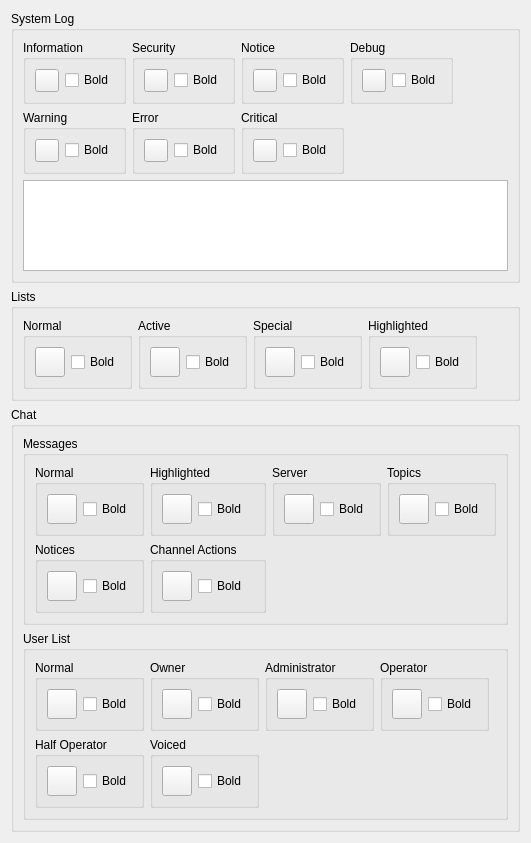
            <widget class="QWidget" name="scrollAreaWidgetContents_3">
             <property name="geometry">
              <rect>
               <x>0</x>
               <y>0</y>
               <width>530</width>
               <height>843</height>
              </rect>
             </property>
             <layout class="QGridLayout" name="gridLayout_5">
              <item row="0" column="0" colspan="2">
               <widget class="QGroupBox" name="groupBoxSystemLog">
                <property name="title">
                 <string>System Log</string>
                </property>
                <layout class="QGridLayout" name="gridLayout_6">
                 <item row="0" column="0">
                  <widget class="QGroupBox" name="groupBox">
                   <property name="title">
                    <string>Information</string>
                   </property>
                   <layout class="QHBoxLayout" name="horizontalLayout_2">
                    <item>
                     <widget class="QToolButton" name="toolButtonColorInformation">
                      <property name="text">
                       <string/>
                      </property>
                     </widget>
                    </item>
                    <item>
                     <widget class="QCheckBox" name="checkBoxInformationBold">
                      <property name="text">
                       <string>Bold</string>
                      </property>
                     </widget>
                    </item>
                   </layout>
                  </widget>
                 </item>
                 <item row="0" column="1">
                  <widget class="QGroupBox" name="groupBox_2">
                   <property name="title">
                    <string>Security</string>
                   </property>
                   <layout class="QHBoxLayout" name="horizontalLayout_3">
                    <item>
                     <widget class="QToolButton" name="toolButtonColorSecurity">
                      <property name="text">
                       <string/>
                      </property>
                     </widget>
                    </item>
                    <item>
                     <widget class="QCheckBox" name="checkBoxSecurityBold">
                      <property name="text">
                       <string>Bold</string>
                      </property>
                     </widget>
                    </item>
                   </layout>
                  </widget>
                 </item>
                 <item row="0" column="2">
                  <widget class="QGroupBox" name="groupBox_3">
                   <property name="title">
                    <string>Notice</string>
                   </property>
                   <layout class="QHBoxLayout" name="horizontalLayout_4">
                    <item>
                     <widget class="QToolButton" name="toolButtonColorNotice">
                      <property name="text">
                       <string/>
                      </property>
                     </widget>
                    </item>
                    <item>
                     <widget class="QCheckBox" name="checkBoxNoticeBold">
                      <property name="text">
                       <string>Bold</string>
                      </property>
                     </widget>
                    </item>
                   </layout>
                  </widget>
                 </item>
                 <item row="1" column="0">
                  <widget class="QGroupBox" name="groupBox_5">
                   <property name="title">
                    <string>Warning</string>
                   </property>
                   <layout class="QHBoxLayout" name="horizontalLayout_6">
                    <item>
                     <widget class="QToolButton" name="toolButtonColorWarning">
                      <property name="text">
                       <string/>
                      </property>
                     </widget>
                    </item>
                    <item>
                     <widget class="QCheckBox" name="checkBoxWarningBold">
                      <property name="text">
                       <string>Bold</string>
                      </property>
                     </widget>
                    </item>
                   </layout>
                  </widget>
                 </item>
                 <item row="1" column="1">
                  <widget class="QGroupBox" name="groupBox_6">
                   <property name="title">
                    <string>Error</string>
                   </property>
                   <layout class="QHBoxLayout" name="horizontalLayout_7">
                    <item>
                     <widget class="QToolButton" name="toolButtonColorError">
                      <property name="text">
                       <string/>
                      </property>
                     </widget>
                    </item>
                    <item>
                     <widget class="QCheckBox" name="checkBoxErrorBold">
                      <property name="text">
                       <string>Bold</string>
                      </property>
                     </widget>
                    </item>
                   </layout>
                  </widget>
                 </item>
                 <item row="1" column="2">
                  <widget class="QGroupBox" name="groupBox_7">
                   <property name="title">
                    <string>Critical</string>
                   </property>
                   <layout class="QHBoxLayout" name="horizontalLayout_8">
                    <item>
                     <widget class="QToolButton" name="toolButtonColorCritical">
                      <property name="text">
                       <string/>
                      </property>
                     </widget>
                    </item>
                    <item>
                     <widget class="QCheckBox" name="checkBoxCriticalBold">
                      <property name="text">
                       <string>Bold</string>
                      </property>
                     </widget>
                    </item>
                   </layout>
                  </widget>
                 </item>
                 <item row="0" column="3">
                  <widget class="QGroupBox" name="groupBox_4">
                   <property name="title">
                    <string>Debug</string>
                   </property>
                   <layout class="QHBoxLayout" name="horizontalLayout_5">
                    <item>
                     <widget class="QToolButton" name="toolButtonColorDebug">
                      <property name="text">
                       <string/>
                      </property>
                     </widget>
                    </item>
                    <item>
                     <widget class="QCheckBox" name="checkBoxDebugBold">
                      <property name="text">
                       <string>Bold</string>
                      </property>
                     </widget>
                    </item>
                   </layout>
                  </widget>
                 </item>
                 <item row="0" column="4">
                  <spacer name="horizontalSpacer">
                   <property name="orientation">
                    <enum>Qt::Horizontal</enum>
                   </property>
                   <property name="sizeHint" stdset="0">
                    <size>
                     <width>40</width>
                     <height>20</height>
                    </size>
                   </property>
                  </spacer>
                 </item>
                 <item row="2" column="0" colspan="5">
                  <widget class="QTextEdit" name="textEditLogPreview">
                   <property name="readOnly">
                    <bool>true</bool>
                   </property>
                  </widget>
                 </item>
                </layout>
               </widget>
              </item>
              <item row="2" column="0">
               <spacer name="verticalSpacer">
                <property name="orientation">
                 <enum>Qt::Vertical</enum>
                </property>
                <property name="sizeHint" stdset="0">
                 <size>
                  <width>20</width>
                  <height>40</height>
                 </size>
                </property>
               </spacer>
              </item>
              <item row="3" column="0" colspan="2">
               <widget class="QGroupBox" name="groupBox_9">
                <property name="title">
                 <string>Lists</string>
                </property>
                <layout class="QHBoxLayout" name="horizontalLayout_12">
                 <item>
                  <widget class="QGroupBox" name="groupBox_12">
                   <property name="title">
                    <string>Normal</string>
                   </property>
                   <layout class="QHBoxLayout" name="horizontalLayout_13">
                    <item>
                     <widget class="QToolButton" name="toolButtonColorListsNormal">
                      <property name="minimumSize">
                       <size>
                        <width>30</width>
                        <height>30</height>
                       </size>
                      </property>
                      <property name="maximumSize">
                       <size>
                        <width>30</width>
                        <height>30</height>
                       </size>
                      </property>
                      <property name="text">
                       <string/>
                      </property>
                     </widget>
                    </item>
                    <item>
                     <widget class="QCheckBox" name="checkBoxBoldListsNormal">
                      <property name="text">
                       <string>Bold</string>
                      </property>
                     </widget>
                    </item>
                   </layout>
                  </widget>
                 </item>
                 <item>
                  <widget class="QGroupBox" name="groupBox_11">
                   <property name="title">
                    <string>Active</string>
                   </property>
                   <layout class="QHBoxLayout" name="horizontalLayout_11">
                    <item>
                     <widget class="QToolButton" name="toolButtonColorListsActive">
                      <property name="minimumSize">
                       <size>
                        <width>30</width>
                        <height>30</height>
                       </size>
                      </property>
                      <property name="maximumSize">
                       <size>
                        <width>30</width>
                        <height>30</height>
                       </size>
                      </property>
                      <property name="text">
                       <string/>
                      </property>
                     </widget>
                    </item>
                    <item>
                     <widget class="QCheckBox" name="checkBoxBoldListsActive">
                      <property name="text">
                       <string>Bold</string>
                      </property>
                     </widget>
                    </item>
                   </layout>
                  </widget>
                 </item>
                 <item>
                  <widget class="QGroupBox" name="groupBox_13">
                   <property name="title">
                    <string>Special</string>
                   </property>
                   <layout class="QHBoxLayout" name="horizontalLayout_9">
                    <item>
                     <widget class="QToolButton" name="toolButtonColorListsSpecial">
                      <property name="minimumSize">
                       <size>
                        <width>30</width>
                        <height>30</height>
                       </size>
                      </property>
                      <property name="maximumSize">
                       <size>
                        <width>30</width>
                        <height>30</height>
                       </size>
                      </property>
                      <property name="text">
                       <string/>
                      </property>
                     </widget>
                    </item>
                    <item>
                     <widget class="QCheckBox" name="checkBoxBoldListsSpecial">
                      <property name="text">
                       <string>Bold</string>
                      </property>
                     </widget>
                    </item>
                   </layout>
                  </widget>
                 </item>
                 <item>
                  <widget class="QGroupBox" name="groupBox_8">
                   <property name="title">
                    <string>Highlighted</string>
                   </property>
                   <layout class="QHBoxLayout" name="horizontalLayout_10">
                    <item>
                     <widget class="QToolButton" name="toolButtonColorListsHighlighted">
                      <property name="minimumSize">
                       <size>
                        <width>30</width>
                        <height>30</height>
                       </size>
                      </property>
                      <property name="maximumSize">
                       <size>
                        <width>30</width>
                        <height>30</height>
                       </size>
                      </property>
                      <property name="text">
                       <string/>
                      </property>
                     </widget>
                    </item>
                    <item>
                     <widget class="QCheckBox" name="checkBoxBoldListsHighlighted">
                      <property name="text">
                       <string>Bold</string>
                      </property>
                     </widget>
                    </item>
                   </layout>
                  </widget>
                 </item>
                 <item>
                  <spacer name="horizontalSpacer_2">
                   <property name="orientation">
                    <enum>Qt::Horizontal</enum>
                   </property>
                   <property name="sizeHint" stdset="0">
                    <size>
                     <width>40</width>
                     <height>20</height>
                    </size>
                   </property>
                  </spacer>
                 </item>
                </layout>
               </widget>
              </item>
              <item row="4" column="0" colspan="2">
               <widget class="QGroupBox" name="groupBox_10">
                <property name="title">
                 <string>Chat</string>
                </property>
                <layout class="QGridLayout" name="gridLayout_8">
                 <item row="0" column="0">
                  <widget class="QGroupBox" name="groupBox_15">
                   <property name="title">
                    <string>Messages</string>
                   </property>
                   <layout class="QGridLayout" name="gridLayout_7">
                    <item row="1" column="0">
                     <widget class="QGroupBox" name="groupBox_14">
                      <property name="title">
                       <string>Normal</string>
                      </property>
                      <layout class="QHBoxLayout" name="horizontalLayout_14">
                       <item>
                        <widget class="QToolButton" name="toolButtonColorMessagesNormal">
                         <property name="minimumSize">
                          <size>
                           <width>30</width>
                           <height>30</height>
                          </size>
                         </property>
                         <property name="maximumSize">
                          <size>
                           <width>30</width>
                           <height>30</height>
                          </size>
                         </property>
                         <property name="text">
                          <string/>
                         </property>
                        </widget>
                       </item>
                       <item>
                        <widget class="QCheckBox" name="checkBoxBoldMessagesNormal">
                         <property name="text">
                          <string>Bold</string>
                         </property>
                        </widget>
                       </item>
                      </layout>
                     </widget>
                    </item>
                    <item row="1" column="2">
                     <widget class="QGroupBox" name="groupBox_19">
                      <property name="title">
                       <string>Server</string>
                      </property>
                      <layout class="QHBoxLayout" name="horizontalLayout_16">
                       <item>
                        <widget class="QToolButton" name="toolButtonColorMessagesServer">
                         <property name="minimumSize">
                          <size>
                           <width>30</width>
                           <height>30</height>
                          </size>
                         </property>
                         <property name="maximumSize">
                          <size>
                           <width>30</width>
                           <height>30</height>
                          </size>
                         </property>
                         <property name="text">
                          <string/>
                         </property>
                        </widget>
                       </item>
                       <item>
                        <widget class="QCheckBox" name="checkBoxBoldMessagesServer">
                         <property name="text">
                          <string>Bold</string>
                         </property>
                        </widget>
                       </item>
                      </layout>
                     </widget>
                    </item>
                    <item row="1" column="3">
                     <widget class="QGroupBox" name="groupBox_20">
                      <property name="title">
                       <string>Topics</string>
                      </property>
                      <layout class="QHBoxLayout" name="horizontalLayout_17">
                       <item>
                        <widget class="QToolButton" name="toolButtonColorMessagesTopics">
                         <property name="minimumSize">
                          <size>
                           <width>30</width>
                           <height>30</height>
                          </size>
                         </property>
                         <property name="maximumSize">
                          <size>
                           <width>30</width>
                           <height>30</height>
                          </size>
                         </property>
                         <property name="text">
                          <string/>
                         </property>
                        </widget>
                       </item>
                       <item>
                        <widget class="QCheckBox" name="checkBoxBoldMessagesTopics">
                         <property name="text">
                          <string>Bold</string>
                         </property>
                        </widget>
                       </item>
                      </layout>
                     </widget>
                    </item>
                    <item row="1" column="5">
                     <spacer name="horizontalSpacer_3">
                      <property name="orientation">
                       <enum>Qt::Horizontal</enum>
                      </property>
                      <property name="sizeHint" stdset="0">
                       <size>
                        <width>40</width>
                        <height>20</height>
                       </size>
                      </property>
                     </spacer>
                    </item>
                    <item row="2" column="0">
                     <widget class="QGroupBox" name="groupBox_22">
                      <property name="title">
                       <string>Notices</string>
                      </property>
                      <layout class="QHBoxLayout" name="horizontalLayout_19">
                       <item>
                        <widget class="QToolButton" name="toolButtonColorMessagesNotices">
                         <property name="minimumSize">
                          <size>
                           <width>30</width>
                           <height>30</height>
                          </size>
                         </property>
                         <property name="maximumSize">
                          <size>
                           <width>30</width>
                           <height>30</height>
                          </size>
                         </property>
                         <property name="text">
                          <string/>
                         </property>
                        </widget>
                       </item>
                       <item>
                        <widget class="QCheckBox" name="checkBoxBoldMessagesNotices">
                         <property name="text">
                          <string>Bold</string>
                         </property>
                        </widget>
                       </item>
                      </layout>
                     </widget>
                    </item>
                    <item row="1" column="1">
                     <widget class="QGroupBox" name="groupBox_24">
                      <property name="title">
                       <string>Highlighted</string>
                      </property>
                      <layout class="QHBoxLayout" name="horizontalLayout_20">
                       <item>
                        <widget class="QToolButton" name="toolButtonColorMessagesHighlighted">
                         <property name="minimumSize">
                          <size>
                           <width>30</width>
                           <height>30</height>
                          </size>
                         </property>
                         <property name="maximumSize">
                          <size>
                           <width>30</width>
                           <height>30</height>
                          </size>
                         </property>
                         <property name="text">
                          <string/>
                         </property>
                        </widget>
                       </item>
                       <item>
                        <widget class="QCheckBox" name="checkBoxBoldMessagesHighlighted">
                         <property name="text">
                          <string>Bold</string>
                         </property>
                        </widget>
                       </item>
                      </layout>
                     </widget>
                    </item>
                    <item row="2" column="1">
                     <widget class="QGroupBox" name="groupBox_21">
                      <property name="title">
                       <string>Channel Actions</string>
                      </property>
                      <layout class="QHBoxLayout" name="horizontalLayout_18">
                       <item>
                        <widget class="QToolButton" name="toolButtonColorMessagesActions">
                         <property name="minimumSize">
                          <size>
                           <width>30</width>
                           <height>30</height>
                          </size>
                         </property>
                         <property name="maximumSize">
                          <size>
                           <width>30</width>
                           <height>30</height>
                          </size>
                         </property>
                         <property name="text">
                          <string/>
                         </property>
                        </widget>
                       </item>
                       <item>
                        <widget class="QCheckBox" name="checkBoxBoldMessagesActions">
                         <property name="text">
                          <string>Bold</string>
                         </property>
                        </widget>
                       </item>
                      </layout>
                     </widget>
                    </item>
                   </layout>
                  </widget>
                 </item>
                 <item row="1" column="0">
                  <widget class="QGroupBox" name="groupBox_16">
                   <property name="title">
                    <string>User List</string>
                   </property>
                   <layout class="QGridLayout" name="gridLayout_2">
                    <item row="0" column="0">
                     <widget class="QGroupBox" name="groupBox_17">
                      <property name="title">
                       <string>Normal</string>
                      </property>
                      <layout class="QHBoxLayout" name="horizontalLayout_15">
                       <item>
                        <widget class="QToolButton" name="toolButtonColorUsersNormal">
                         <property name="minimumSize">
                          <size>
                           <width>30</width>
                           <height>30</height>
                          </size>
                         </property>
                         <property name="maximumSize">
                          <size>
                           <width>30</width>
                           <height>30</height>
                          </size>
                         </property>
                         <property name="text">
                          <string/>
                         </property>
                        </widget>
                       </item>
                       <item>
                        <widget class="QCheckBox" name="checkBoxBoldUsersNormal">
                         <property name="text">
                          <string>Bold</string>
                         </property>
                        </widget>
                       </item>
                      </layout>
                     </widget>
                    </item>
                    <item row="0" column="1">
                     <widget class="QGroupBox" name="groupBox_18">
                      <property name="title">
                       <string>Owner</string>
                      </property>
                      <layout class="QHBoxLayout" name="horizontalLayout_22">
                       <item>
                        <widget class="QToolButton" name="toolButtonColorUsersOwner">
                         <property name="minimumSize">
                          <size>
                           <width>30</width>
                           <height>30</height>
                          </size>
                         </property>
                         <property name="maximumSize">
                          <size>
                           <width>30</width>
                           <height>30</height>
                          </size>
                         </property>
                         <property name="text">
                          <string/>
                         </property>
                        </widget>
                       </item>
                       <item>
                        <widget class="QCheckBox" name="checkBoxBoldUsersOwner">
                         <property name="text">
                          <string>Bold</string>
                         </property>
                        </widget>
                       </item>
                      </layout>
                     </widget>
                    </item>
                    <item row="0" column="2">
                     <widget class="QGroupBox" name="groupBox_23">
                      <property name="title">
                       <string>Administrator</string>
                      </property>
                      <layout class="QHBoxLayout" name="horizontalLayout_23">
                       <item>
                        <widget class="QToolButton" name="toolButtonColorUsersAdministrator">
                         <property name="minimumSize">
                          <size>
                           <width>30</width>
                           <height>30</height>
                          </size>
                         </property>
                         <property name="maximumSize">
                          <size>
                           <width>30</width>
                           <height>30</height>
                          </size>
                         </property>
                         <property name="text">
                          <string/>
                         </property>
                        </widget>
                       </item>
                       <item>
                        <widget class="QCheckBox" name="checkBoxBoldUsersAdministrator">
                         <property name="text">
                          <string>Bold</string>
                         </property>
                        </widget>
                       </item>
                      </layout>
                     </widget>
                    </item>
                    <item row="0" column="3">
                     <widget class="QGroupBox" name="groupBox_25">
                      <property name="title">
                       <string>Operator</string>
                      </property>
                      <layout class="QHBoxLayout" name="horizontalLayout_24">
                       <item>
                        <widget class="QToolButton" name="toolButtonColorUsersOperator">
                         <property name="minimumSize">
                          <size>
                           <width>30</width>
                           <height>30</height>
                          </size>
                         </property>
                         <property name="maximumSize">
                          <size>
                           <width>30</width>
                           <height>30</height>
                          </size>
                         </property>
                         <property name="text">
                          <string/>
                         </property>
                        </widget>
                       </item>
                       <item>
                        <widget class="QCheckBox" name="checkBoxBoldUsersOperator">
                         <property name="text">
                          <string>Bold</string>
                         </property>
                        </widget>
                       </item>
                      </layout>
                     </widget>
                    </item>
                    <item row="0" column="4">
                     <spacer name="horizontalSpacer_4">
                      <property name="orientation">
                       <enum>Qt::Horizontal</enum>
                      </property>
                      <property name="sizeHint" stdset="0">
                       <size>
                        <width>40</width>
                        <height>20</height>
                       </size>
                      </property>
                     </spacer>
                    </item>
                    <item row="1" column="0">
                     <widget class="QGroupBox" name="groupBox_26">
                      <property name="title">
                       <string>Half Operator</string>
                      </property>
                      <layout class="QHBoxLayout" name="horizontalLayout_21">
                       <item>
                        <widget class="QToolButton" name="toolButtonColorUsersHalfOperator">
                         <property name="minimumSize">
                          <size>
                           <width>30</width>
                           <height>30</height>
                          </size>
                         </property>
                         <property name="maximumSize">
                          <size>
                           <width>30</width>
                           <height>30</height>
                          </size>
                         </property>
                         <property name="text">
                          <string/>
                         </property>
                        </widget>
                       </item>
                       <item>
                        <widget class="QCheckBox" name="checkBoxBoldUsersHalfOperator">
                         <property name="text">
                          <string>Bold</string>
                         </property>
                        </widget>
                       </item>
                      </layout>
                     </widget>
                    </item>
                    <item row="1" column="1">
                     <widget class="QGroupBox" name="groupBox_27">
                      <property name="title">
                       <string>Voiced</string>
                      </property>
                      <layout class="QHBoxLayout" name="horizontalLayout_25">
                       <item>
                        <widget class="QToolButton" name="toolButtonColorUsersVoiced">
                         <property name="minimumSize">
                          <size>
                           <width>30</width>
                           <height>30</height>
                          </size>
                         </property>
                         <property name="maximumSize">
                          <size>
                           <width>30</width>
                           <height>30</height>
                          </size>
                         </property>
                         <property name="text">
                          <string/>
                         </property>
                        </widget>
                       </item>
                       <item>
                        <widget class="QCheckBox" name="checkBoxBoldUsersVoiced">
                         <property name="text">
                          <string>Bold</string>
                         </property>
                        </widget>
                       </item>
                      </layout>
                     </widget>
                    </item>
                   </layout>
                  </widget>
                 </item>
                </layout>
               </widget>
              </item>
             </layout>
            </widget>
